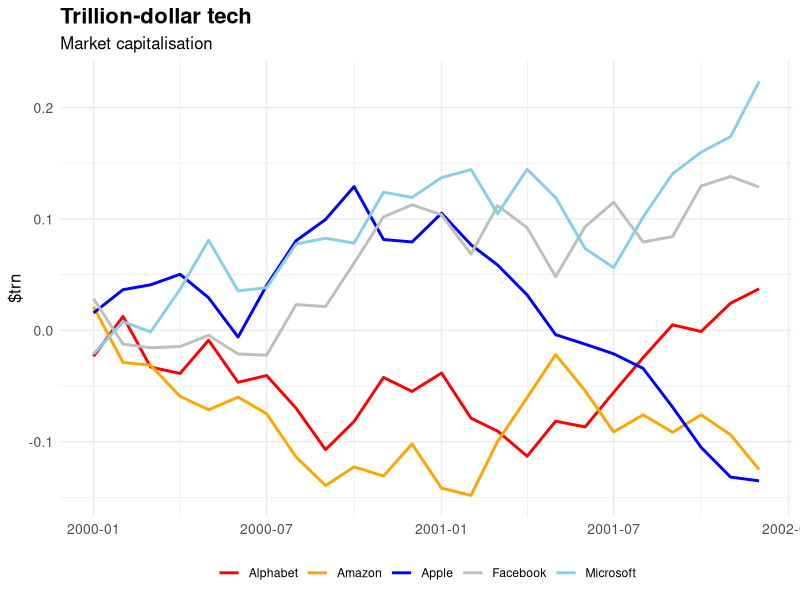

The R script that drew this image:
# Load necessary libraries
library(ggplot2)
library(dplyr)
library(tidyr)
library(lubridate)

# Create sample data frame
set.seed(123) # for reproducibility
dates <- seq(as.Date("2000-01-01"), as.Date("2001-12-01"), by = "month")
n <- length(dates)
data <- data.frame(
  date = dates,
  Microsoft = cumsum(runif(n, min = -0.05, max = 0.05)),
  Apple = cumsum(runif(n, min = -0.05, max = 0.05)),
  Alphabet = cumsum(runif(n, min = -0.05, max = 0.05)),
  Amazon = cumsum(runif(n, min = -0.05, max = 0.05)),
  Facebook = cumsum(runif(n, min = -0.05, max = 0.05))
)

# Transform data for ggplot using pivot_longer
data_long <- data %>%
  pivot_longer(cols = -date, names_to = "Company", values_to = "MarketCap")

# Plot using ggplot2
ggplot(data_long, aes(x = date, y = MarketCap, color = Company)) +
  geom_line(size = 1) +
  scale_color_manual(values = c("Microsoft" = "skyblue", "Apple" = "blue",
                                "Alphabet" = "red", "Amazon" = "orange", 
                                "Facebook" = "gray")) +
  labs(title = "Trillion-dollar tech",
       subtitle = "Market capitalisation",
       x = NULL,
       y = "$trn",
       color = NULL) +
  theme_minimal() +
  theme(legend.position = "bottom",
        plot.title = element_text(size = 16, face = "bold"),
        plot.subtitle = element_text(size = 12),
        axis.text = element_text(size = 10),
        axis.title.y = element_text(size = 12))

# Note: The y-axis data is random and does not represent actual market capitalization.

